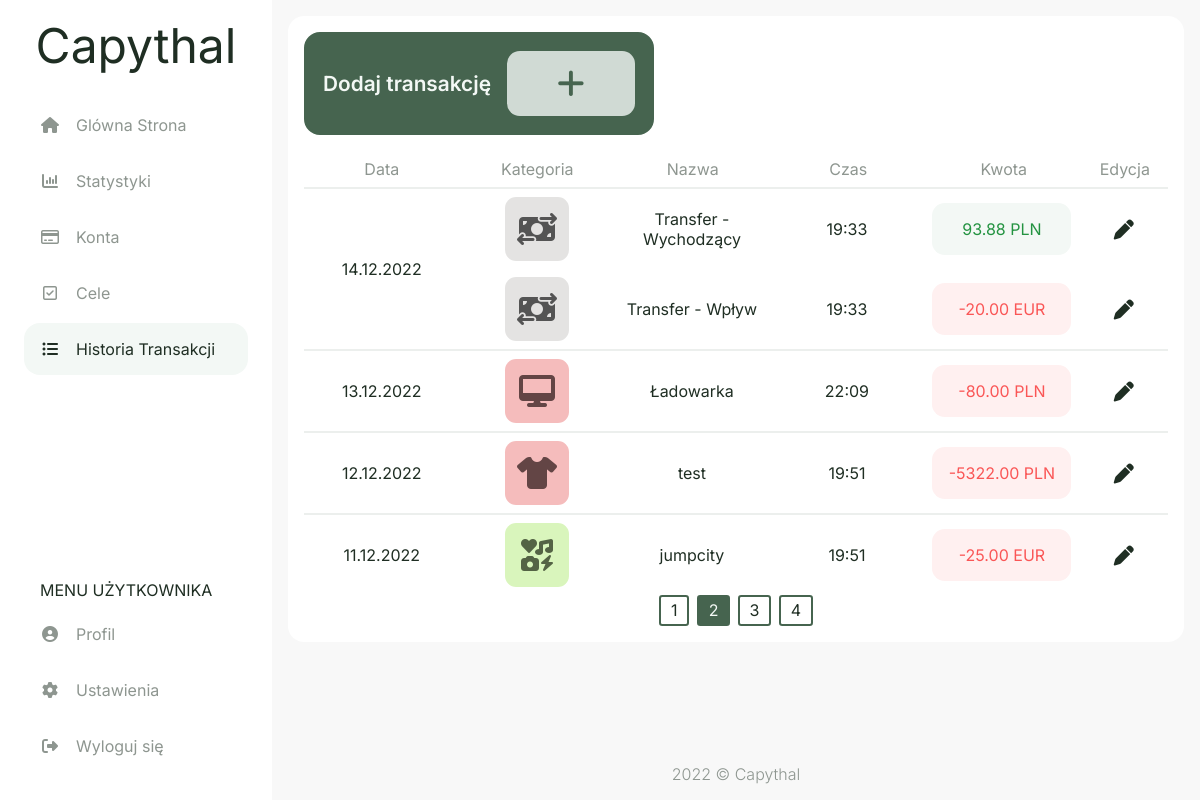
The app's page /history?page=2 (signed in) with its own data.
### capythal/models.py (models this page shows, shortened)
class transaction(db.Model):
    id = db.Column(db.Integer, primary_key=True)
    account_id = db.Column(db.Integer, db.ForeignKey('account.id'), nullable=False)
    category_id = db.Column(db.Integer, db.ForeignKey('category.id'), nullable=False)
    tr_type_id = db.Column(db.Integer, db.ForeignKey('tr_type.id'), nullable=False)
    name = db.Column(db.String(50), nullable=False)
    amount = db.Column(db.Numeric(12,2), nullable=False)
    date = db.Column(db.Date, nullable=False , default=datetime.today)
    time = db.Column(db.Time, nullable=False , default=datetime.now().time())

class style(db.Model):
    id = db.Column(db.Integer, primary_key=True)
    name = db.Column(db.String(20), nullable=False)
    name_pl = db.Column(db.String(20), nullable=False)
    category = db.relationship("category", backref="style", lazy=True)
    account = db.relationship("account", backref="style", lazy=True)
    goal = db.relationship("goal", backref="style", lazy=True)

class category(db.Model):
    id = db.Column(db.Integer, primary_key=True)
    style_id = db.Column(db.Integer, db.ForeignKey('style.id'), nullable=False)
    tr_type_id = db.Column(db.Integer, db.ForeignKey('tr_type.id'), nullable=False)
    name = db.Column(db.String(20), nullable=False)
    icon = db.Column(db.String(20), nullable=False)
    transaction = db.relationship("transaction", backref="category", lazy=True)

class currency(db.Model):
    id = db.Column(db.Integer, primary_key=True)
    name = db.Column(db.String(20), nullable=False)
    account = db.relationship("account", backref="currency", lazy=True)
    settings = db.relationship("settings", backref="currency", lazy=True)

### capythal/routes.py (the view, shortened to what this page needs)
@app.route('/history', methods=['GET', 'POST'])
@login_required
def history():
    form_inc_add = addIncTrForm()
    form_exp_add = addExpTrForm()
    form_trf_add = addTrfTrForm()
    form_edit = editTrForm()
    page = request.args.get('page',1,type=int)
    transactions = db.session.query(transaction,tr_type,account,currency,category,style).join(tr_type, transaction.tr_type_id==tr_type.id).join(account, transaction.account_id==account.id).join(currency, currency.id==account.currency_id).join(category, transaction.category_id==category.id).join(style, category.style_id==style.id).filter(account.user_id == current_user.id).order_by(desc(transaction.date)).paginate(page=page, per_page=5)
    tr_dates = []
    for tr_date in transactions.items:
        if not tr_date.transaction.date in tr_dates:
            tr_dates.append(tr_date.transaction.date)
    inc_cat_list = db.session.query(category).filter(category.tr_type_id == 2)
    form_inc_add.inc_category.choices = [(i.id, i.name) for i in inc_cat_list]
    exp_cat_list = db.session.query(category).filter(category.tr_type_id == 1)
    form_exp_add.exp_category.choices = [(i.id, i.name) for i in exp_cat_list]
    user_accs = db.session.query(account,acc_type,currency).join(acc_type).join(style).join(currency).filter(account.user_id == current_user.id)
    accs_list = [(i.account.id, f"{i.account.fin_inst} - {i.acc_type.name} {i.currency.name}") for i in user_accs]
    form_inc_add.account.choices = accs_list
    form_exp_add.account.choices = accs_list
    form_trf_add.account_f.choices = accs_list
    form_trf_add.account_to.choices = accs_list
    return render_template("history.html", transactions = transactions, tr_dates = tr_dates, accs_list = accs_list, inc_cat_list = inc_cat_list, exp_cat_list = exp_cat_list, form_inc_add = form_inc_add, form_exp_add = form_exp_add, form_trf_add = form_trf_add, form_edit = form_edit)

### capythal/models.py (called while the page is built)
@login_manager.user_loader
def load_user(user_id):
    return user.query.get(int(user_id))

### capythal/templates/history.html (shortened to what this page needs)
{% extends "layout.html" %}
{% set active_page = "history" %}
{% block head %}
  {{ super() }}
  <link rel="stylesheet" href="{{ url_for('static', filename='css/history.css') }}">
  <link rel="stylesheet" href="{{ url_for('static', filename='css/modals/f-modal.css') }}">
  <link rel="stylesheet" href="{{ url_for('static', filename='css/modals/tr-modal.css') }}">
  <link rel="stylesheet" href="{{ url_for('static', filename='css/modals/etr-modal.css') }}">
{% endblock %}
{% block content %}
<div class="history-flexbox bg-white">
  <div class="buttons">
    <a href="#modal-add" class="add-tr-btn fs-3">
      <span class="fw-semibold">Dodaj transakcję</span>
      <span class="tr-plus fa fa-fw fa-xl fa-plus bg-success-secondary"></span>
    </a>
  </div>
  <div class="table-container" role="table" aria-label="Destinations">
    <div class="flex-table header" role="rowgroup">
      <div class="flex-row first-header" role="columnheader">Data</div>
      <div class="flex-row" role="columnheader">Kategoria</div>
      <div class="flex-row" role="columnheader">Nazwa</div>
      <div class="flex-row" role="columnheader">Czas</div>
      <div class="flex-row" role="columnheader">Kwota</div>
      <div class="flex-row-edit" role="columnheader">Edycja</div>
    </div>
    {% for tr_date in tr_dates %}
    <div class="flex-table row" role="rowgroup">
      <div class="flex-row rowspan first">{{ tr_date.strftime("%d.%m.%Y") }}</div>
      <div class="column">
        {% for transaction,tr_type,account,currency,category,style in transactions.items %}
          {% if transaction.date == tr_date %}
          <div class="flex-row">
            <div class="flex-cell" role="cell">
              <div class="category-square style-{{ style.name }} my-auto">
                <span class="fa fa-lg fa-{{ category.icon }}"></span>
              </div>
            </div>
            <div class="flex-cell" role="cell">{{ transaction.name }}</div>
            <div class="flex-cell cell-time" role="cell">{{ transaction.time.strftime("%-H:%M") }}</div>
            <div class="flex-cell cell-amount" role="cell">
              <div class="amount {% if tr_type.name == 'Wydatek' %}{{ 'bg-danger fc-danger' }}{% else %}{{ 'bg-success fc-success' }}{% endif %}">
                {% if tr_type.name == 'Wydatek' %}{{ "-" }}{% endif %}{{ transaction.amount }} {{ currency.name }}
              </div>
            </div>
            <div class="flex-cell-edit" role="cell">
              <a href="#modal-edit{{ transaction.id }}" class="fa fa-lg fa-pen"></a>
            </div>
          </div>
          {% endif %}
        {% endfor %}
      </div>
    </div>
    {% endfor %}
    <div class="pagination">
    {% for page_num in transactions.iter_pages(left_edge=1, right_edge=1, left_current=1, right_current=2) %}
      {% if page_num %}
        {% if transactions.page == page_num %}
          <a href="{{ url_for('history', page=page_num) }}" class="page-btn-active">{{ page_num }}</a>
        {% else %}
          <a href="{{ url_for('history', page=page_num) }}" class="page-btn">{{ page_num }}</a>
        {% endif %}
      {% else %}
        ...
      {% endif %}
    {% endfor %}
    </div>
  </div>
</div>
{% endblock %}

### capythal/static/css/style.css (style rules this page uses)
html, body { padding: 0; margin: 0; }
html { height: 100%; font-family: 'Inter', sans-serif; width: 100%; }
body { background-color: #F8F8F8; color: #1F2E23; min-height: 100vh; display: flex; flex-direction: column; }
* { box-sizing: border-box; }
a { color: #1F2E23; cursor: pointer; text-decoration: none; }
.bg-white { background-color: #FFFFFF; }
.bg-success { background-color: #F3F8F5; }
.bg-danger { background-color: #FFF0F0; }
.bg-success-secondary { background-color: #D0DAD4; }
.style-red { color: hsl(0, 18%, 33%); background-color: hsl(0, 75%, 85%); }
.style-lime { color: hsl(90, 18%, 33%); background-color: hsl(90, 75%, 85%); }
.style-grey { color: hsl(0, 0%, 33%); background-color: hsl(40, 5%, 89%) }
.fc-success { color: #239341; }
.fc-danger { color: #FA5656; }
.fw-semibold { font-weight: 600 !important; }
.my-auto { margin: auto 0; }
.tr-plus { color: #46644F; margin: auto; }
.category-square { font-size: 1rem; height: 3rem; border-radius: 0.7rem; display: flex; aspect-ratio: 1/1; }
.category-square > * { margin: auto; }
.fs-3 { font-size: 1rem; }
@media (min-width: 500px) { .category-square { font-size: 1.6rem; height: 4rem; } }
@media (min-width: 500px) { .fs-3 { font-size: 1.5rem; } }
@media (min-width: 800px) { .fs-3 { font-size: 1.3rem; } }

### capythal/static/css/history.css (style rules this page uses)
.history-flexbox { border-radius: 1rem; margin: 1rem; padding: 1rem; gap: 1rem; }
.buttons { display: flex; justify-content: space-between; }
.filter-btn, .add-tr-btn { transition: 0.2s; border-radius: 1rem; border: 0.2rem solid #46644F; padding: 1rem; display: flex; margin-bottom: 1rem; cursor: pointer; }
.add-tr-btn { justify-content: space-between; align-items: center; background-color: #46644F; color: #F3F8F5; }
.tr-plus { justify-content: center; min-width: 8rem; display: flex; padding: 2rem; border-radius: 0.8rem; color: #46644F; margin: auto 0 auto 1rem; }
.category-square { margin: 0 auto; }
.amount { padding: 1rem; border-radius: 0.8rem; word-wrap: anywhere; }
.table-container { display: block; margin: 0 auto; }
.flex-table { display: flex; flex-flow: row wrap; align-items: center; }
.flex-table.header { border-radius: 1rem; color: #8E9690; }
.flex-row, .flex-row-edit { text-align: center; padding: 0.5em 0.5em; }
.rowspan { display: flex; flex-flow: row wrap; align-items: flex-start; justify-content: center; }
.column { display: flex; flex-flow: column wrap; flex: 1 1; padding: 0; }
.column .flex-row, .column .flex-row-edit { display: flex; flex-flow: row wrap; width: 100%; padding: 0; border: 0; }
.flex-cell { margin: auto 0; text-align: center; padding: 0.5em 0.5em; }
.pagination { display: flex; justify-content: center; gap: 0.5rem; }
.page-btn, .page-btn-active { transition: 0.2s; padding: 0.2rem 0.6rem; border-radius: 0.2rem; border: #46644F 2px solid; }
.page-btn:hover, .page-btn-active { transition: 0.2s; background-color: #46644F; color: #F3F8F5; }
.flex-cell-edit { margin: auto 0; width: 12.5%; text-align: center; padding: 0.5em 0.5em; }
@media (min-width: 800px) { .flex-row { width: calc(90% / 4); } }
@media (min-width: 800px) { .flex-cell { margin: auto 0; width: calc(87.5% / 4); } }
@media (min-width: 1100px) { .flex-table.row { border-top: 2px solid rgb(70,100,79,0.1); } }
@media (min-width: 1100px) { .flex-row { width: calc(90% / 5); } }
@media (min-width: 1100px) { .flex-row-edit { width: 10%; } }

### records on screen
transaction: strftime "14.12.2022", name "PLN"
transaction: value "-", name "EUR"
transaction: strftime "13.12.2022", value "-", name "PLN"
transaction: strftime "12.12.2022", value "-", name "PLN"
transaction: strftime "11.12.2022", value "-", name "EUR"

### other values on screen
{{ page_num }} "1" "3" "4"
{{ page_num }} "2"
